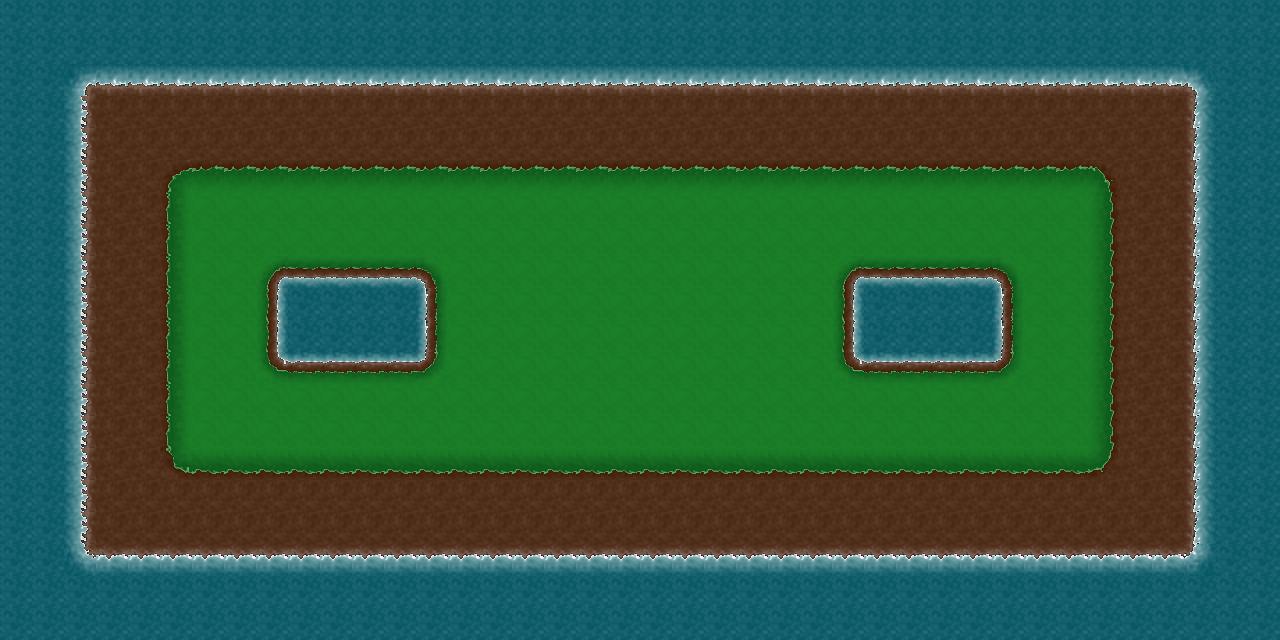

The image is a tile-based game level rendered from a .tmx file. Its description and complete source (layers, tilesets, objects, tile grids) follow:
An orthogonal 40x20 tile map with 32x32 px tiles, 1 tile layer (Calque de Tile 1).

<map version="1.0" orientation="orthogonal" renderorder="right-down" width="40" height="20" tilewidth="32" tileheight="32" nextobjectid="1">
 <tileset firstgid="1" name="terrain_tiles24" tilewidth="32" tileheight="32" tilecount="64" columns="8">
  <image source="terrain_tiles24.png" width="256" height="256" />
 </tileset>
 <layer name="Calque de Tile 1" width="40" height="20">
  <data encoding="csv">
1,1,1,1,1,1,1,1,1,1,1,1,1,1,1,1,1,1,1,1,1,1,1,1,1,1,1,1,1,1,1,1,1,1,1,1,1,1,1,1,
1,1,1,1,1,1,1,1,1,1,1,1,1,1,1,1,1,1,1,1,1,1,1,1,1,1,1,1,1,1,1,1,1,1,1,1,1,1,1,1,
1,1,6,11,11,11,11,11,11,11,11,11,11,11,11,11,11,11,11,11,11,11,11,11,11,11,11,11,11,11,11,11,11,11,11,11,11,7,1,1,
1,1,10,17,17,17,17,17,17,17,17,17,17,17,17,17,17,17,17,17,17,17,17,17,17,17,17,17,17,17,17,17,17,17,17,17,17,12,1,1,
1,1,10,17,17,17,17,17,17,17,17,17,17,17,17,17,17,17,17,17,17,17,17,17,17,17,17,17,17,17,17,17,17,17,17,17,17,12,1,1,
1,1,10,17,17,22,27,27,27,27,27,27,27,27,27,27,27,27,27,27,27,27,27,27,27,27,27,27,27,27,27,27,27,27,23,17,17,12,1,1,
1,1,10,17,17,26,33,33,33,33,33,33,33,33,33,33,33,33,33,33,33,33,33,33,33,33,33,33,33,33,33,33,33,33,28,17,17,12,1,1,
1,1,10,17,17,26,33,33,33,33,33,33,33,33,33,33,33,33,33,33,33,33,33,33,33,33,33,33,33,33,33,33,33,33,28,17,17,12,1,1,
1,1,10,17,17,26,33,33,46,43,43,43,43,47,33,33,33,33,33,33,33,33,33,33,33,33,46,43,43,43,43,47,33,33,28,17,17,12,1,1,
1,1,10,17,17,26,33,33,42,1,1,1,1,44,33,33,33,33,33,33,33,33,33,33,33,33,42,1,1,1,1,44,33,33,28,17,17,12,1,1,
1,1,10,17,17,26,33,33,42,1,1,1,1,44,33,33,33,33,33,33,33,33,33,33,33,33,42,1,1,1,1,44,33,33,28,17,17,12,1,1,
1,1,10,17,17,26,33,33,45,41,41,41,41,48,33,33,33,33,33,33,33,33,33,33,33,33,45,41,41,41,41,48,33,33,28,17,17,12,1,1,
1,1,10,17,17,26,33,33,33,33,33,33,33,33,33,33,33,33,33,33,33,33,33,33,33,33,33,33,33,33,33,33,33,33,28,17,17,12,1,1,
1,1,10,17,17,26,33,33,33,33,33,33,33,33,33,33,33,33,33,33,33,33,33,33,33,33,33,33,33,33,33,33,33,33,28,17,17,12,1,1,
1,1,10,17,17,21,25,25,25,25,25,25,25,25,25,25,25,25,25,25,25,25,25,25,25,25,25,25,25,25,25,25,25,25,24,17,17,12,1,1,
1,1,10,17,17,17,17,17,17,17,17,17,17,17,17,17,17,17,17,17,17,17,17,17,17,17,17,17,17,17,17,17,17,17,17,17,17,12,1,1,
1,1,10,17,17,17,17,17,17,17,17,17,17,17,17,17,17,17,17,17,17,17,17,17,17,17,17,17,17,17,17,17,17,17,17,17,17,12,1,1,
1,1,5,9,9,9,9,9,9,9,9,9,9,9,9,9,9,9,9,9,9,9,9,9,9,9,9,9,9,9,9,9,9,9,9,9,9,8,1,1,
1,1,1,1,1,1,1,1,1,1,1,1,1,1,1,1,1,1,1,1,1,1,1,1,1,1,1,1,1,1,1,1,1,1,1,1,1,1,1,1,
1,1,1,1,1,1,1,1,1,1,1,1,1,1,1,1,1,1,1,1,1,1,1,1,1,1,1,1,1,1,1,1,1,1,1,1,1,1,1,1
</data>
 </layer>
</map>
